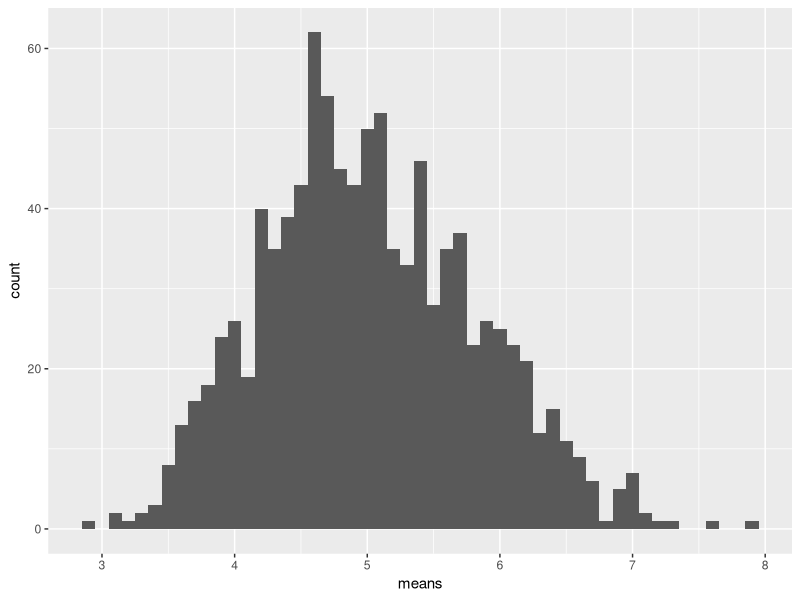
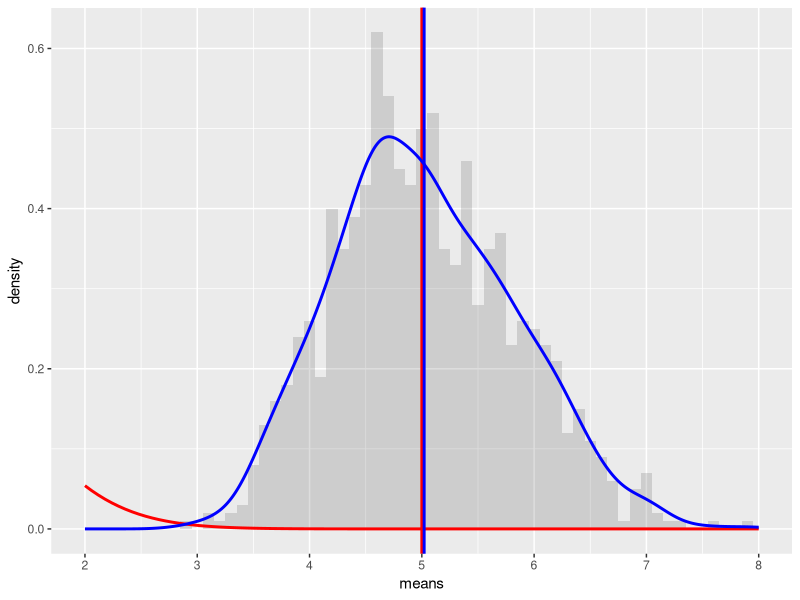

Recreate these plots in R, in order.
## ---- chunk 1
library(knitr)
knitr::opts_chunk$set(echo = TRUE)
## ---- chunk 2
# load neccesary libraries
library(ggplot2)
# set constants
lambda <- 0.2 # lambda for rexp
n <- 40 # number of exponetials
num_Simulations <- 1000 # number of Simulations
# set the seed to create reproducability
set.seed(11111)
# run the test resulting in n x numberOfSimulations matrix
exponentialDistributions <- matrix(data=rexp(n * num_Simulations, lambda), nrow=num_Simulations)
exponentialDistributionMeans <- data.frame(means=apply(exponentialDistributions, 1, mean))
## ---- chunk 3
# plot the means
ggplot(data = exponentialDistributionMeans, aes(x = means)) + 
  geom_histogram(binwidth=0.1) +   
  scale_x_continuous(breaks=round(seq(min(exponentialDistributionMeans$means), max(exponentialDistributionMeans$means), by=1)))
## ---- chunk 4
mu <- 1/lambda
mu
## ---- chunk 5
meanOfMeans <- mean(exponentialDistributionMeans$means)
meanOfMeans
## ---- chunk 6
stdDev <- 1/lambda/sqrt(n)
stdDev
## ---- chunk 7
Var <- stdDev^2
Var
## ---- chunk 8
sd_x <- sd(exponentialDistributionMeans$means)
sd_x
Var_x <- var(exponentialDistributionMeans$means)
Var_x
## ---- chunk 9
# plot the means
ggplot(data = exponentialDistributionMeans, aes(x = means)) + 
  geom_histogram(binwidth=0.1, aes(y=..density..), alpha=0.2) + 
  stat_function(fun = dnorm, arg = list(mean = mu , sd = sd), colour = "red", size=1) + 
  geom_vline(xintercept = mu, size=1, colour="#FF0000") + 
  geom_density(colour="blue", size=1) +
  geom_vline(xintercept = meanOfMeans, size=1, colour="#0000FF") + 
  scale_x_continuous(breaks=seq(mu-3,mu+3,1), limits=c(mu-3,mu+3)) 
